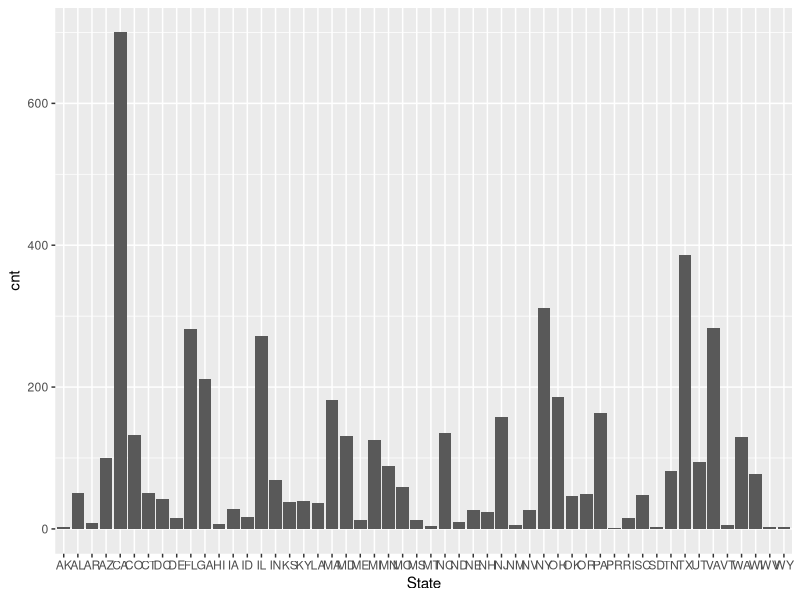
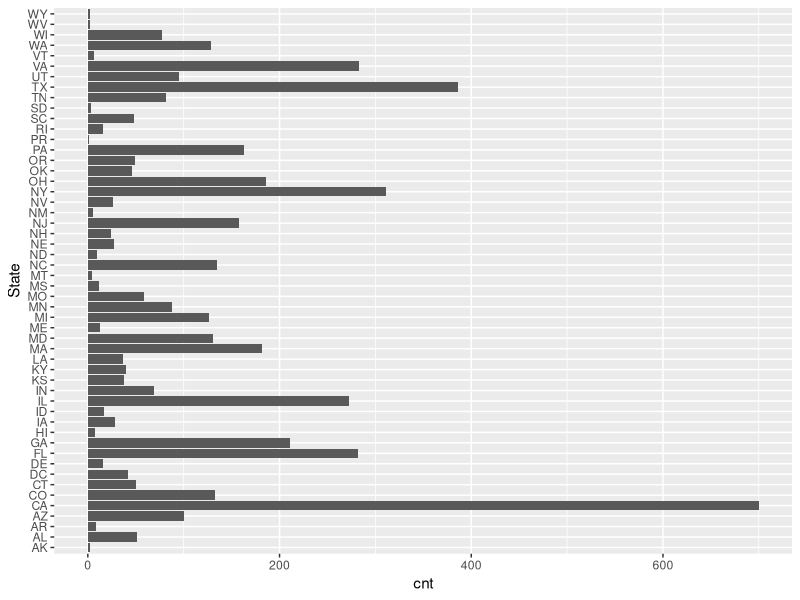
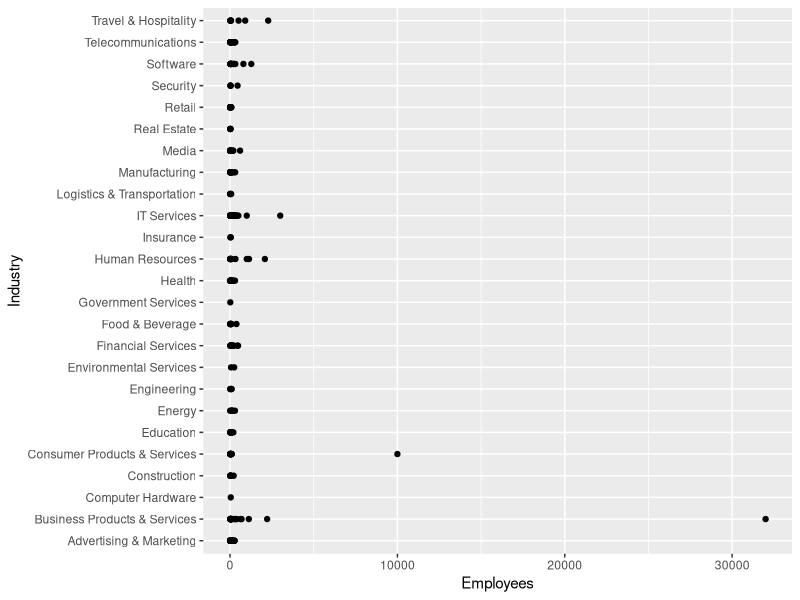
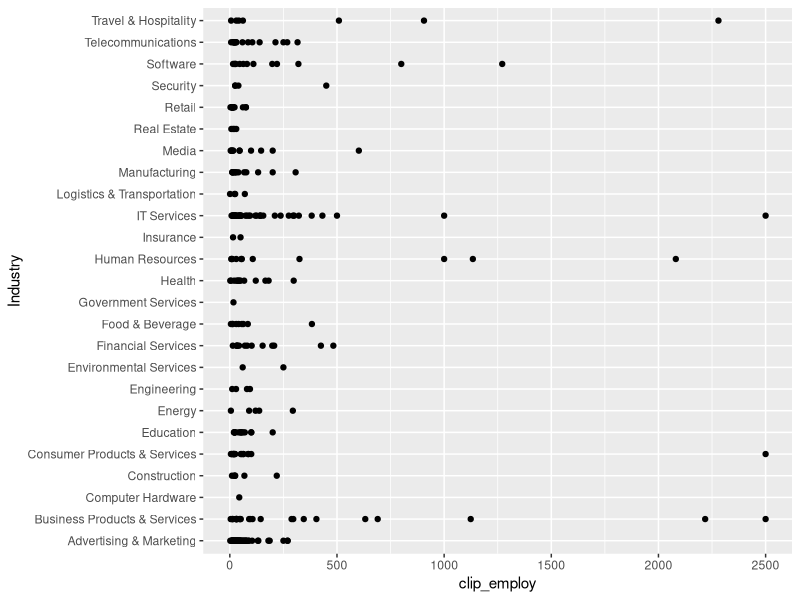
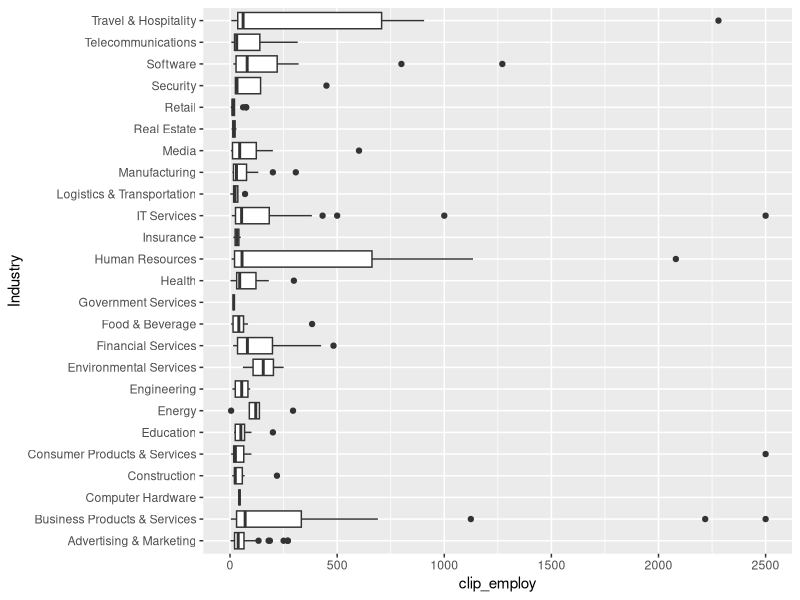
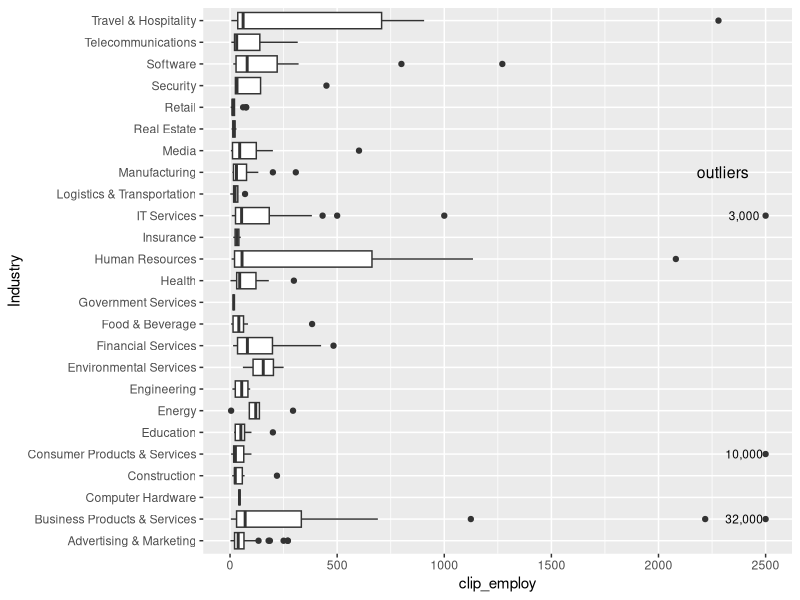
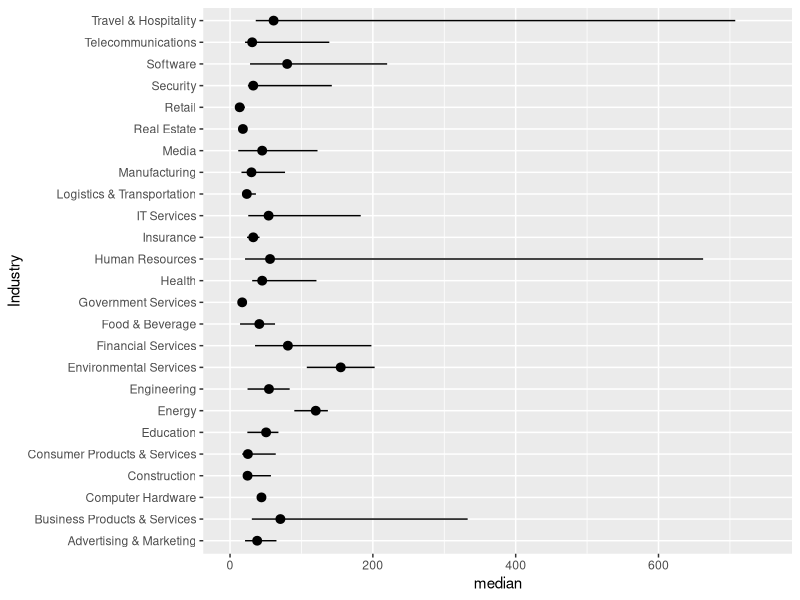
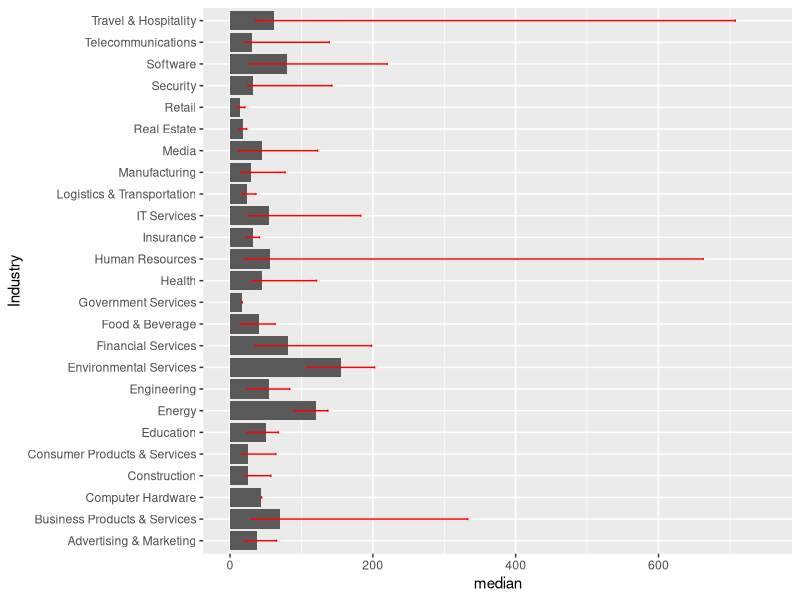

These charts were generated, in order, by the following R code:
## 
## Module 1 Homework: an example of visualization in the 
## feedback loop
##


# load libraries

library(ggplot2)
library(plyr)


# set working directory

setwd("/Users/JL/Box Sync/CUNY/CUNY_IS608")


# load data

inc <- read.csv("lecture1/data/inc5000_data.csv", header= TRUE)

# conduct a quick data quality investigation
head(inc)
summary(inc)
summary(inc[,c(3:6,8)])

# see we have NA's, will exclude

all_inc <- inc[complete.cases(inc)==TRUE,]


# aggregate by state 
cnt <- ddply(all_inc, .(State), summarize, cnt = length(State))
p <- ggplot(cnt, aes(x=State, y=cnt)) + geom_bar(stat='identity') 
p

# flip coords
p <- ggplot(cnt, aes(x=State, y=cnt)) + geom_bar(stat='identity')  
p + coord_flip()

# look at the state with the 3rd most companies on the list. 
# Let's look at their companies by Industry
# head(ny)
ny <- subset(all_inc, State == 'NY')
p <- ggplot(ny, aes(x=Industry, y=Employees)) + geom_point() 
p + coord_flip()


# uh oh, we have an outlier that makes this analysis difficult

# compute lower and upper whiskers
winsor <- function(x, bot, top)  { return(min(top, max(x, bot))) }
ny$clip_employ <- sapply(ny$Employees, winsor, bot=0, top =2500)
p3 <- ggplot(ny, aes(x=Industry, y=clip_employ)) 

p3 + geom_point() + coord_flip()

# boxplot
p3 + geom_boxplot() + coord_flip(ylim=c(0,2500))

# handle outliers
p3 + geom_boxplot() + coord_flip(ylim=c(0,2500)) +
  annotate('text', label= c('outliers','3,000','10,000','32,000'),
           x = c(18,16,5,2), y=c(2300,2400,2400,2400), size=c(4,3,3,3))  

# look at ranges and averages
ny_ave <- ddply(ny, .(Industry), summarize,
                mean <- mean(Employees),
                sd <- sd(Employees),
                median <- median(clip_employ),
                lower <- quantile(clip_employ)[2],
                upper <- quantile(clip_employ)[4]  
              )

names(ny_ave) <- c('Industry', 'mean', 'sd', 'median', 'lower', 'upper')

head(ny_ave,2)

# show point ranges
p4 <- ggplot(ny_ave, aes(x=Industry, y=median)) + geom_point()
p4 <- p4 + geom_pointrange(ymin=ny_ave$lower, ymax=ny_ave$upper) 
p4 + ylim(c(0,750)) + coord_flip()

p5 <- ggplot(ny_ave, aes(x=Industry, y=median)) + geom_bar(stat='identity')
p5 <- p5 + geom_errorbar(ymin=ny_ave$lower, ymax=ny_ave$upper, width=.1, color='red') 
p5 + ylim(c(0,750)) + coord_flip()

# investor info
all_inc$rev_per_employ <- all_inc$Revenue / all_inc$Employees
p6 <- ggplot(all_inc, aes(x=Industry, y=rev_per_employ))
p6 + geom_boxplot() + coord_flip()




